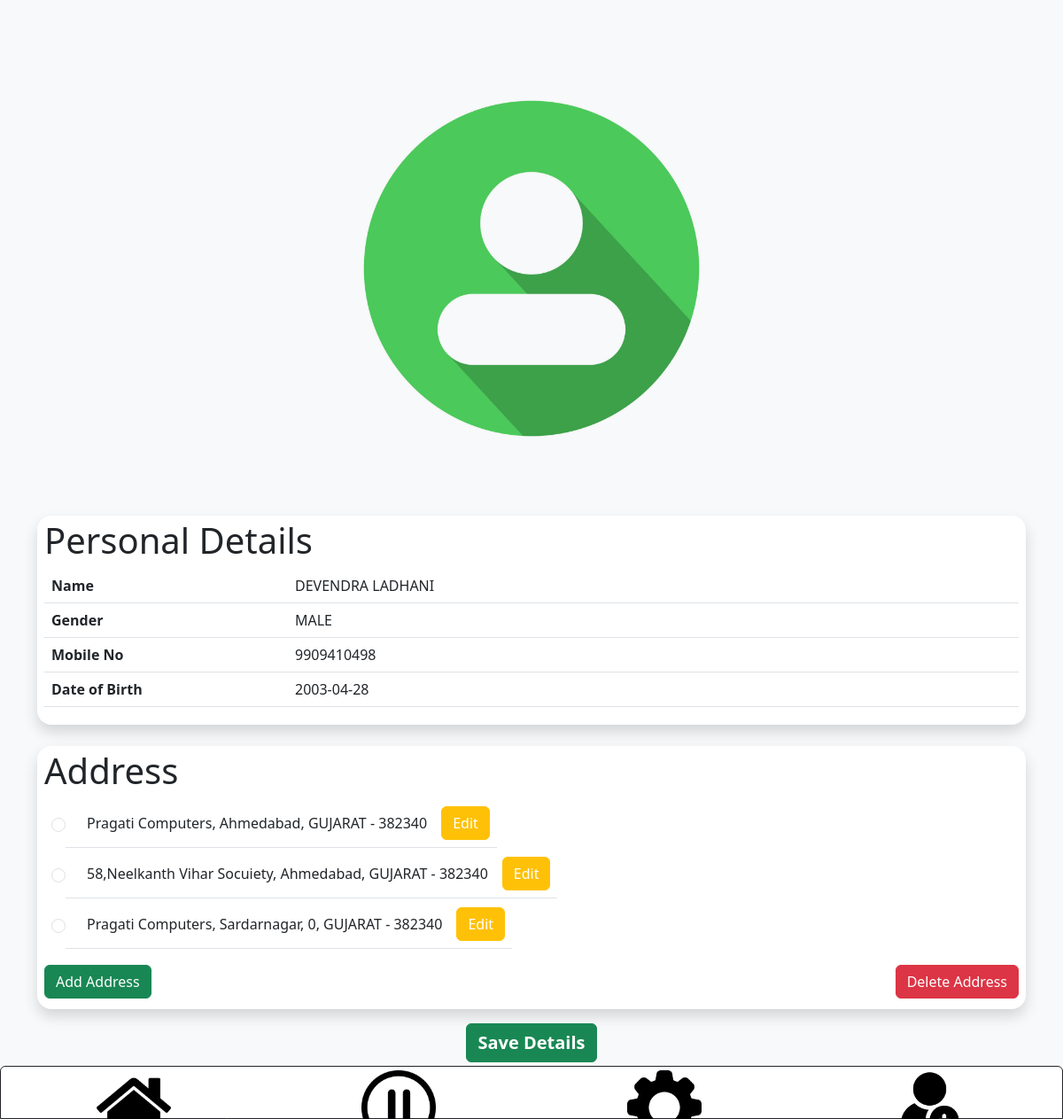
The page /acc_profile.php (signed in) on the database its author committed.
### tables this page shows
CREATE TABLE `main_user_address` (
  `main_user_address_id` int(11) NOT NULL,
  `mu_id` int(11) NOT NULL,
  `city_id` int(11) NOT NULL,
  `add_line1` varchar(1000) NOT NULL,
  `add_line2` varchar(1000) DEFAULT NULL,
  `pincode` varchar(6) NOT NULL
);

CREATE TABLE `city_master` (
  `city_id` int(11) NOT NULL,
  `state_id` int(11) DEFAULT NULL,
  `city` varchar(50) DEFAULT NULL
);

CREATE TABLE `state_master` (
  `state_id` int(11) NOT NULL,
  `state` varchar(50) DEFAULT NULL
);

### acc_profile.php (the view, shortened to what this page needs)
<?php
    include_once 'footer.php';
    include_once 'connection.php';
    $mu_id = $_SESSION['muid'];
?>
<!DOCTYPE html>
<html>
<head>
	<link href="https://cdn.jsdelivr.net/npm/bootstrap@5.3.0-alpha3/dist/css/bootstrap.min.css" rel="stylesheet">
	<link rel="stylesheet" href="https://cdnjs.cloudflare.com/ajax/libs/font-awesome/6.4.0/css/all.css" />
</head>
<body class = "bg-light py-4 mb-4">
	<div class = "container">
		<div class = "w-50 mx-auto">
			<img src="images/avatar.jpg" style="mix-blend-mode: multiply;" class = "w-100">
		</div>
		<div class = "">
			<div class = "bg-white shadow rounded-4 px-2 py-1 mb-4">
				<div class = "h1">Personal Details</div>
				<div>
					<table class ="table align-middle ">
						<colgroup>
							<col class = "bg-light">
							<col class = "bg-white">
						</colgroup>
						<tr>
							<th class = "w-25">Name</th>
							<td class = "text-uppercase">Devendra Ladhani</td>
						</tr>
						<tr>
							<th>Gender</th>
							<td class = "text-uppercase">Male</td>
						</tr>
						<tr>
							<th>Mobile No</th>
							<td class = "text-uppercase">9909410498</td>
						</tr>
						<tr>
							<th>Date of Birth</th>
							<td class = "text-uppercase">2003-04-28</td>
						</tr>
					</table>
				</div>
			</div>
			<div class = "my-2 bg-white shadow rounded-4 px-2 py-1">
				<div class = "h1">Address</div>
				<div>
					<table class = "table align-middle">
					<?php
					$sql = "SELECT `main_user_address_id`,`city_id`,`add_line1`,`add_line2`,`pincode` FROM `main_user_address` WHERE `mu_id`=$mu_id";
					$res = mysqli_query($conn,$sql);
					if(mysqli_num_rows($res)>0)
					{
						while($i=mysqli_fetch_assoc($res))
						{
							$mua_id = $i['main_user_address_id'];
							$add_line1 = $i['add_line1'];
							$add_line2 = $i['add_line2'];
							$city = $i['city_id'];
							$pincode = $i['pincode'];
							$sql2 = "SELECT `city`,`state_id` FROM `city_master` WHERE `city_id`=$city";
							$res2 = mysqli_query($conn,$sql2);
							while($j=mysqli_fetch_assoc($res2))
							{
								$city = $j['city'];
								$state_id = $j['state_id'];
							}
							$sql2 = "SELECT `state` FROM `state_master` WHERE `state_id`=$state_id";
							$res2 = mysqli_query($conn,$sql2);
							while($j=mysqli_fetch_assoc($res2))
							{
								$state = $j['state'];
							}
							echo '<tr class="form-check">
									<td>
  										<input class="form-check-input" type="radio" name="flexRadioDefault" id="flexRadioDefault1">
  									</td>
  									<td>
    									'.$add_line1.''.$add_line2.', '.$city.', '.$state.' - '.$pincode.'
  									</td>
  									<td>
  										<a class = "btn btn-warning text-white" href = "edit_address.php?id='.$mua_id.'">Edit</a>
  									</td>
								</tr>';
						}
					}
					?>
					</table>
				</div>
				<div class = "d-flex justify-content-between my-2">
					<a href="add_address.php" class = "btn btn-success">Add Address</a>
					<a href="delete_address.php" class = "btn btn-danger">Delete Address</a>
				</div>
			</div>
			<div class = "text-center my-3">
				<input type="submit" name="save" value = "Save Details" class = "btn btn-success fs-5 fw-bolder">
			</div>
		</div>
	</div>
</body>
</html>

### rows shown on the page
main_user_address: add_line1 "Pragati Computers", city.city "Ahmedabad", state_master.state "GUJARAT", pincode "382340"
main_user_address: add_line1 "58,Neelkanth Vihar Socuiety", city.city "Ahmedabad", state_master.state "GUJARAT", pincode "382340"
main_user_address: add_line1 "Pragati Computers, Sardarnagar", city "0", state_master.state "GUJARAT", pincode "382340"
